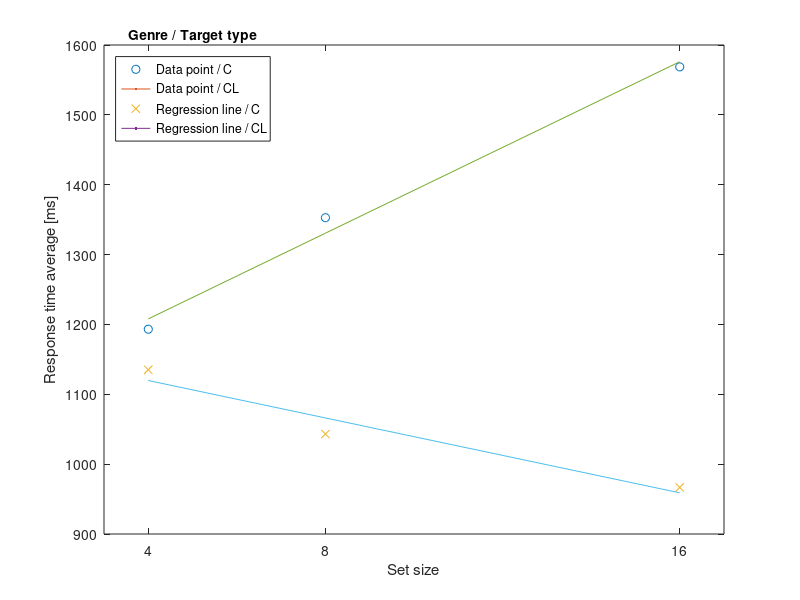

MATLAB code to generate this figure:
clear; close all;
d = importdata('data.csv',',',3);
data = d.data;
data(:,1) = [];
[people, setnum] = size(data);
setsize = [4 8 16];
x = setsize;
slope = zeros(people, 3);
for k=1:people
    y = data(k,1:3);
    p_circle = polyfit(x,y,1);
    slope(k,1) = p_circle(1);
    y = data(k,7:9);
    p_circle = polyfit(x,y,1);
    slope(k,2) = p_circle(1);
    slope(k,3) = p_circle(1) - p_circle(2);
end
mynum = 2;
fig1 = figure;
hold on;
y = data(mynum,1:3);
plot(x,y,'o',LineWidth=2);
p_circle = polyfit(x,y,1);
a = p_circle(:,1);
b = p_circle(:,2);
y1 = a * x + b;
y = data(mynum, 7:9);
plot(x,y,'x',LineWidth=2);
p_circle_bar = polyfit(x,y,1);
a = p_circle_bar(:,1);
b = p_circle_bar(:,2);
y2 = a * x + b;
plot(x, y1, x, y2, LineWidth=2);
leg = legend('Data point / C','Data point / CL', 'Regression line / C', 'Regression line / CL','Location','northwest');
title(leg, 'Genre / Target type')
axis([3 17 900 1600]);
xticks([4 8 16])
box on;
hold off;
xlabel('Set size');
ylabel('Response time average [ms]');
exportgraphics(fig1,'../Figures/14_02_graph.pdf','ContentType','vector');